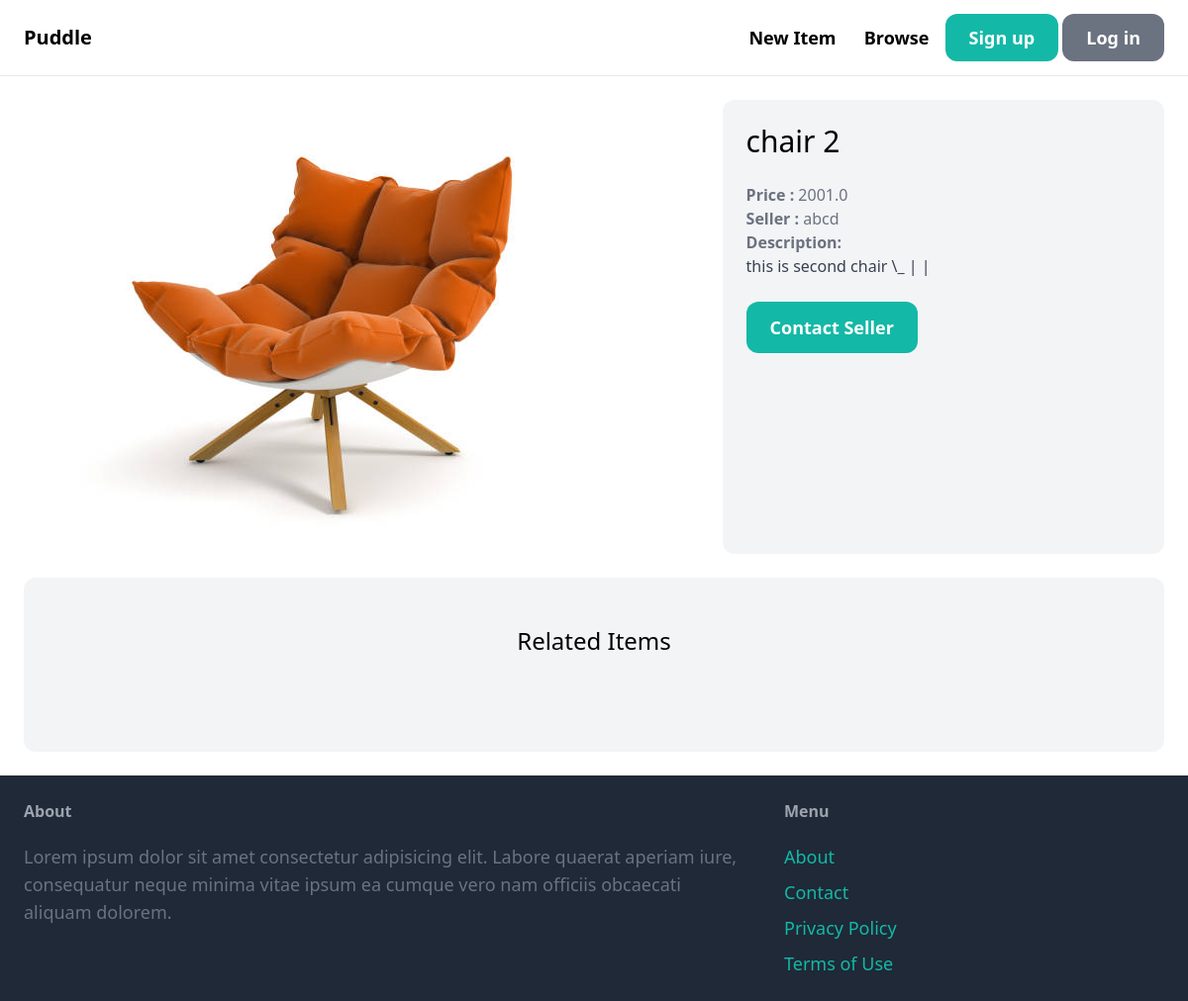
/items/6/, run on an earlier commit of the app's database.
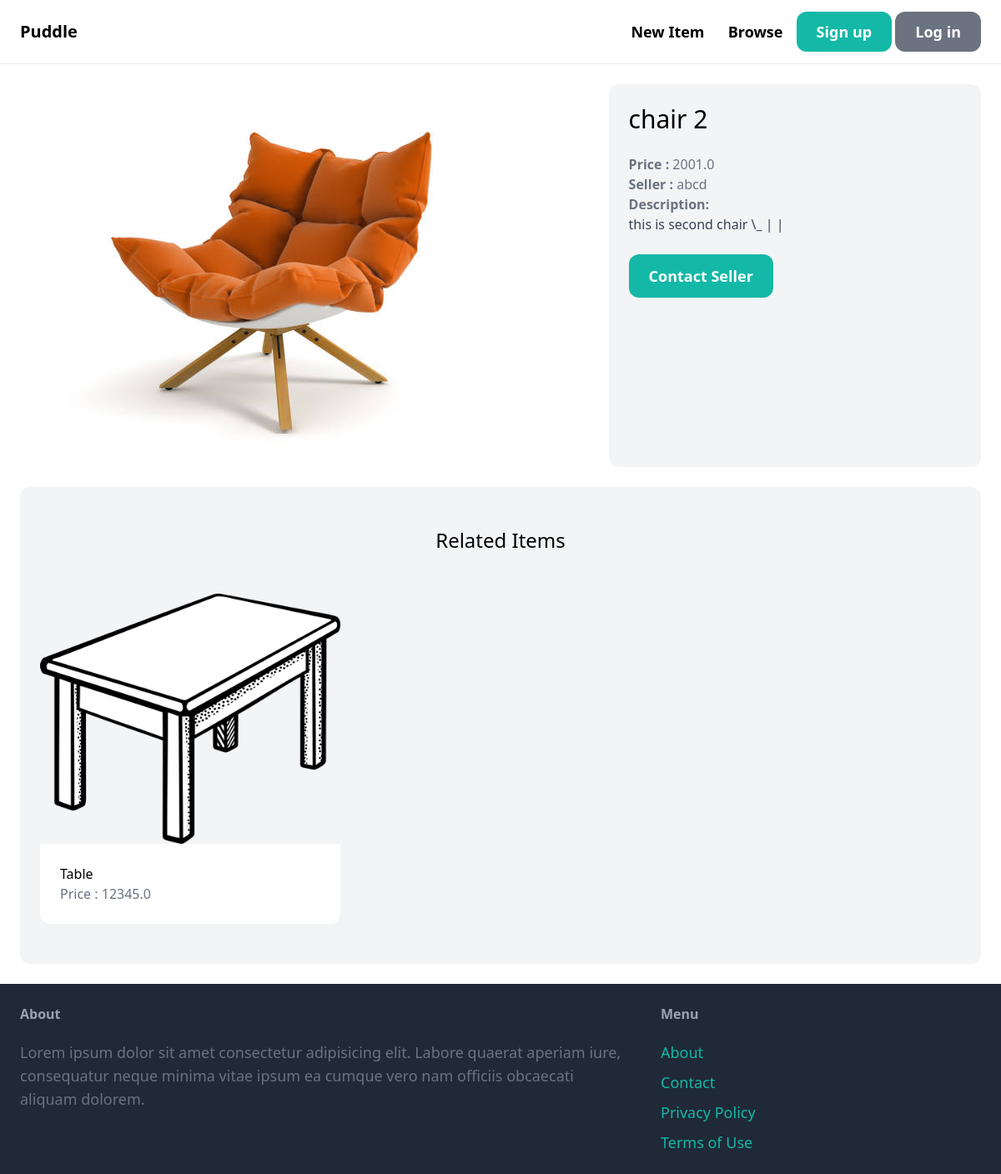
And on a later commit of the database.
### item/models.py (models this page shows, shortened)
class Item(models.Model):
    category = models.ForeignKey(Category, related_name = 'items', on_delete=models.CASCADE)
    name = models.CharField(max_length=255)
    description = models.TextField(blank = True, null = True)
    price = models.FloatField()
    image = models.ImageField(upload_to = 'item_images', blank = True, null = True)
    is_sold = models.BooleanField(default = False)
    created_by = models.ForeignKey(User, related_name = 'items' ,on_delete = models.CASCADE)
    creaetd_at = models.TimeField( auto_now_add=True)

### item/views.py (the view)
# urls.py: path('<int:pk>/', views.detail, name = 'detail'),
def detail(request, pk):
    item = get_object_or_404(Item, pk=pk)
    related_items = Item.objects.filter(category = item.category, is_sold = False).exclude(pk= pk)[0:3]
    return render(request, 'item/detail.html', {
        'item': item,
        'related_items' : related_items
    })

### item/templates/item/detail.html (shortened to what this page needs)
{%extends 'core/base.html' %}
{% block content %}
    <div class="grid grid-cols-5 gap-6">
        <div class="col-span-3">
            <img src = "{{item.image.url}}" class="rounded-xl">
        </div>
        <div class="col-span-2 p-6 bg-gray-100 rounded-xl">
            <h1 class="mb-6 text-3xl ">{{ item.name }}</h1>
            <p class="text-gray-500"> <strong> Price : </strong> {{item.price}} </p>
            <p class="text-gray-500"> <strong> Seller : </strong> {{item.created_by.username}} </p>
            {%if item.description  %}
                <p class="text-gray-700">
                    <strong class="text-gray-500"> Description:</strong> <br>
                    {{ item.description }}
                </p>
            {%endif%}
            {% if request.user == item.created_by %}
                <div class="mt-6 p-6 bg-whit e rounded-xl">
                    <p>This is your Item : </p>
                    <a href="{% url 'item:edit' item.id %}" class="inline-block mt-6 px-6 py-3 text-lg font-semibold bg-teal-500 text-white rounded-xl ">Edit </a>
                    <a href="{% url 'item:delete' item.id %}" class="inline-block mt-6 px-6 py-3 text-lg font-semibold bg-red-500 text-white rounded-xl ">Delete </a>
                </div>
            {%else%}
                <a href=" {% url 'conversation:new' item.id %} " class="inline-block mt-6 px-6 py-3 text-lg fint-semi-bold bg-teal-500 text-white rounded-xl hover:bg-teal-700"><b>Contact Seller</b></a>
            {%endif%}
        </div>
    </div>
    <div class="mt-6 px-6 py-12 bg-gray-100 rounded-xl">
        <h2 class="mb-12 text-2xl text-center"> Related Items</h2>
        <div class="grid grid-cols-3 gap-3">
            {% for item in related_items %}
                <div>
                    <a href="{% url 'item:detail' item.id %}">
                        <div>
                            <img src="{{ item.image.url }}" class = "rounded-t-xl">
                        </div>
                        <div class="p-6 bg-white rounded-b-xl">
                            <h2 class="text2xl"> {{item.name}} </h2>
                            <p class="text-gray-500">Price : {{item.price}} </p>
                        </div>
                    </a>
                </div>
            {%endfor%}
        </div>
    </div>
{% endblock %}

What changed in the data, as far as the page shows it:
added Item: image (picture), name "Table", price "12345.0"
